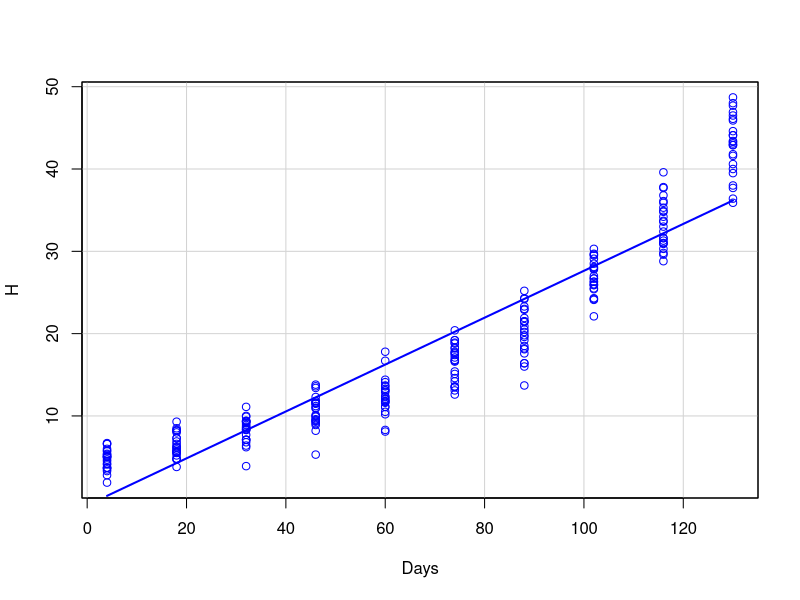
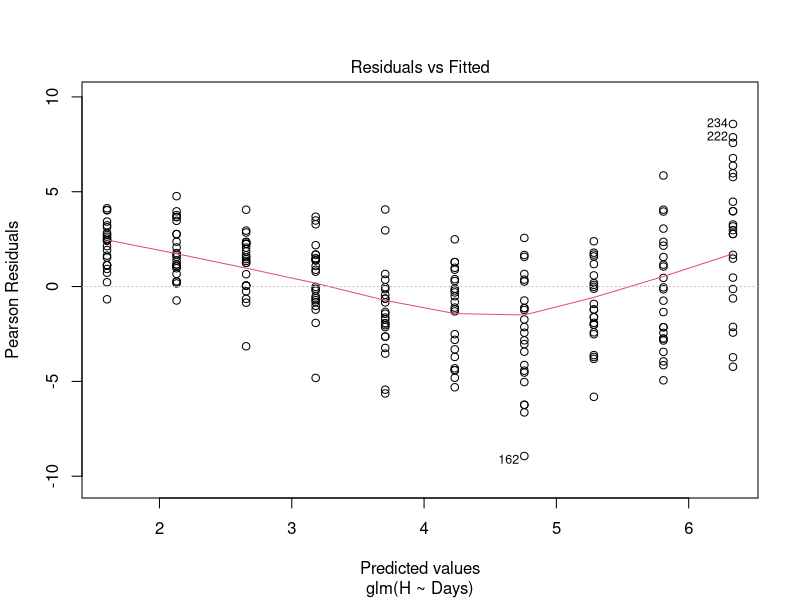
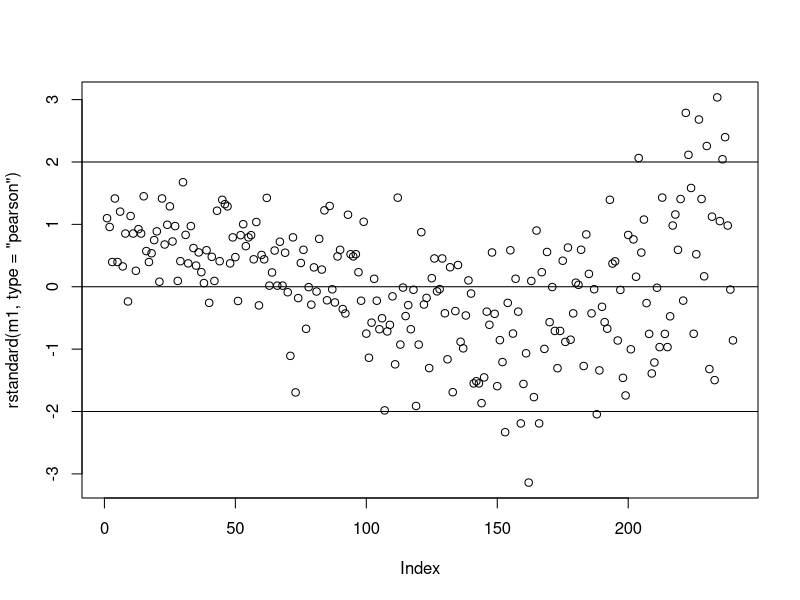
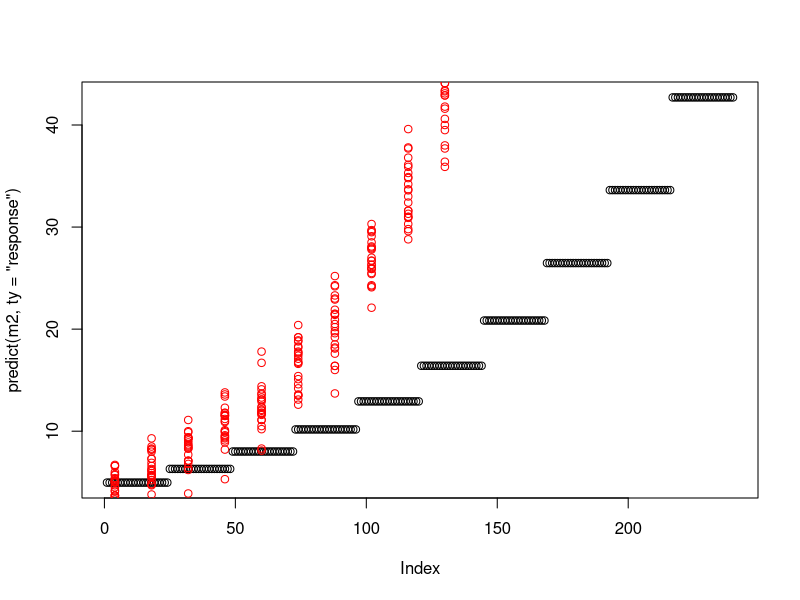
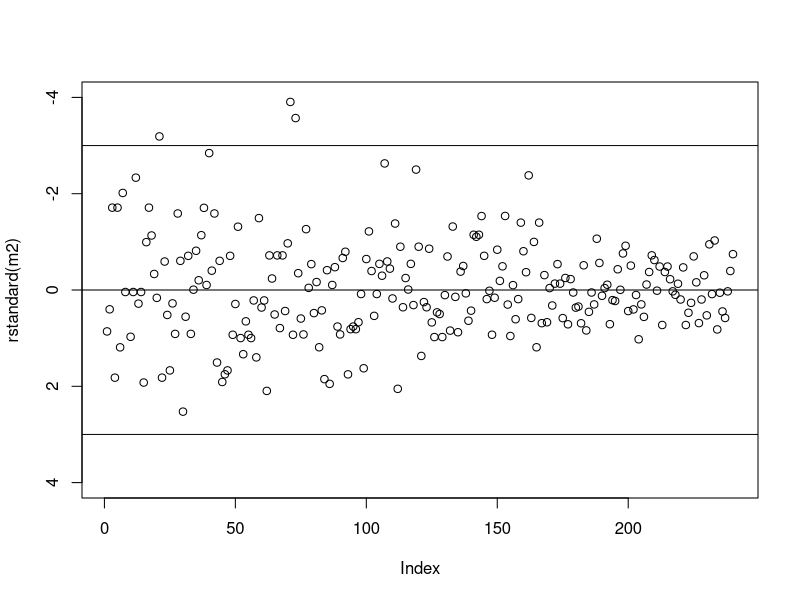
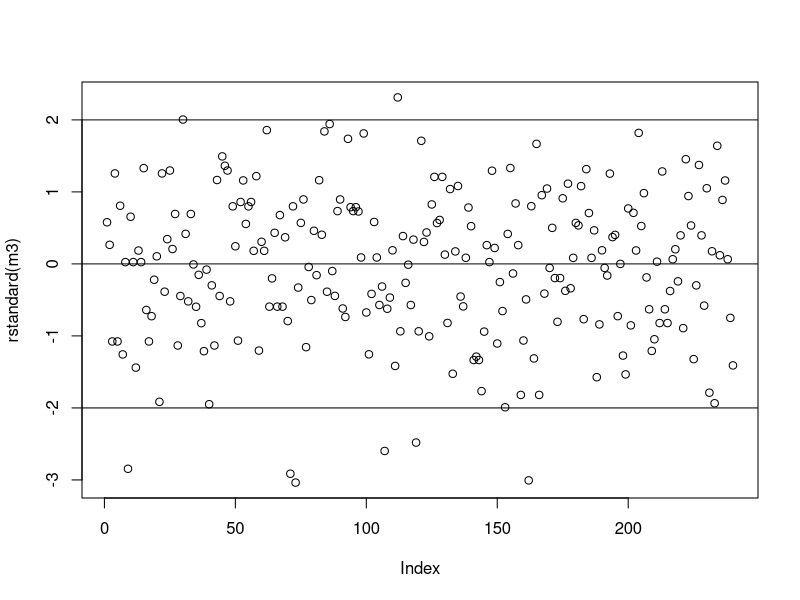
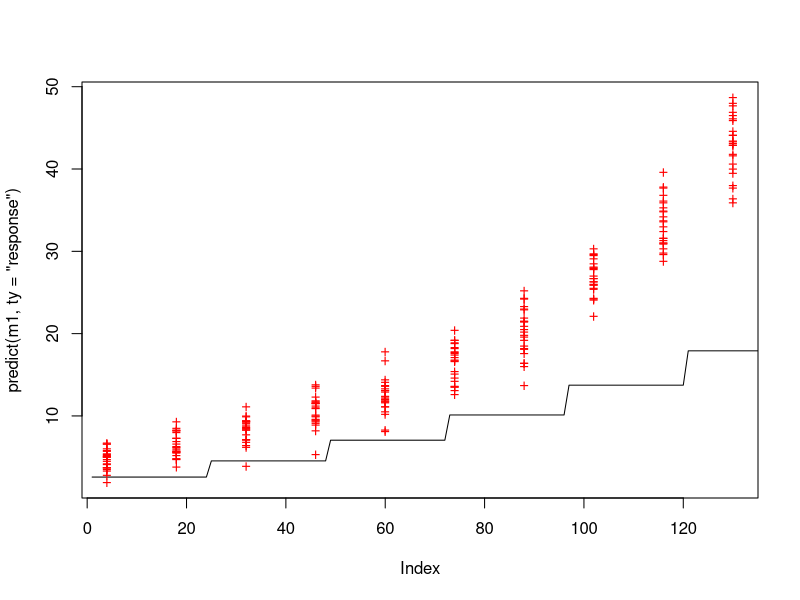
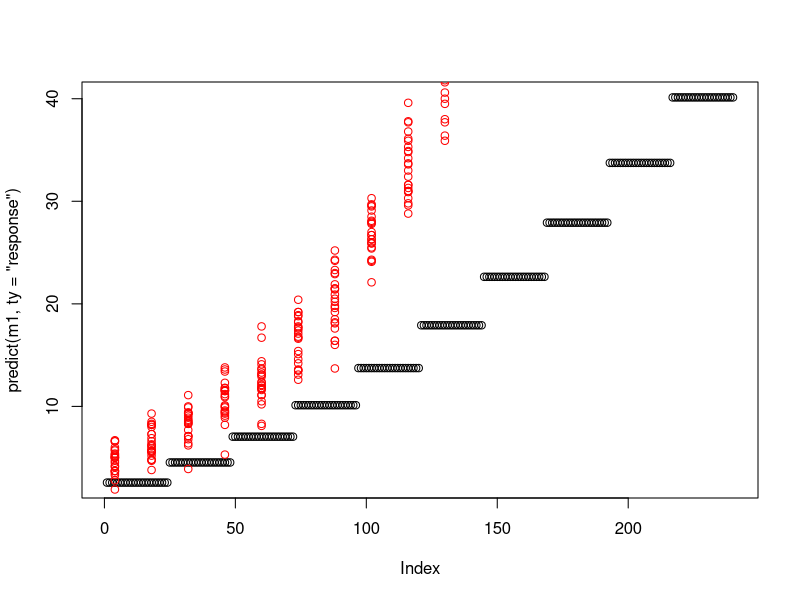

The R source for these figures, in order:
setwd("~/Downloads/pie2/desembre/")
library(car)
library(nlme)
dd <- read.csv2("ah.csv")

head(dd)
sp(H~Days, boxplot=F, smooth=F, data=dd)

# ------------------------
# Gaussian (Normal) amb link = sqrt
# ------------------------

# Ap. 1
summary(m1 <- glm(H~Days,
                  family=gaussian(link="sqrt"),
                  data=dd))

# Ap. 2
plot(m1, which=1)
plot(rstandard(m1, type="pearson"))
abline(h=c(-2,0,2))
which(abs(rstandard(m1)) > 2)

# Ap. 3
FDays <- as.factor(dd$Days)
m1f <- glm(H ~ Days + FDays,
           family = gaussian(link="sqrt"),
           data = dd)

print(anova(m1, m1f, test="F"))
print(anova(m1f, test="F"))

# Ap. 4
print(leveneTest(resid(m1, type="pearson")~FDays))

# Ap. 5
customDays <- data.frame(Days=c(0, 105, 150))
pred <- predict(m1, customDays, se.fit = T, type="response")
print(cbind(mu = pred$fit,
            se = pred$se.fit))

# ------------------------
# Gamma amb link = log
# ------------------------

# Ap. 1
summary(m2 <- glm(H ~ Days,
          family=Gamma(link="log"),
          data=dd))

plot(predict(m2, ty="response"))
with(dd, points(Days, H, col="red"))

# Ap. 2
plot(rstandard(m2), ylim = c(4,-4))
abline(h=c(-3,0,3))
which(abs(rstandard(m2)) > 3)

# Ap. 3
FDays <- as.factor(dd$Days)
m2f <-glm(H ~ Days + FDays,
          family=Gamma(link="log"),
          data=dd)

anova(m2, m2f, test="F")

# Ap. 4
print(leveneTest(resid(m2, type="pearson")~FDays))

# Ap. 5
customDays <- data.frame(Days=c(0, 105, 150))
pred <- predict(m2, customDays, se.fit = T, type="response")
print(cbind(mu = pred$fit,
            se = pred$se.fit,
            sd = summary(m2)$sigma))

# ------------------------
# Response with variance function = mu and link = log
# ------------------------

# Ap. 1
summary(m3 <- glm(H ~ Days,
                  family=quasi(variance="mu",link="log"),
                  data=dd))

# Ap. 2
plot(rstandard(m3))
abline(h=c(-2,0,2))
which(abs(rstandard(m3)) > 2)

# Ap. 3

# Ap. 4

# Ap. 5
customDays <- data.frame(Days=c(0, 105, 150))
print(summary(m2)$sigma)
pred <- predict(m2, customDays, se.fit = T, type="response")
print(cbind(mu = pred$fit,
            se = pred$se.fit,
            sd = summary(m2)$sigma))



with(dd, plot(predict(m1,ty="response"), ty="l",
              xlim=c(min(Days),max(Days)),
              ylim=c(min(H), max(H))))

with(dd,points(Days,H,col="red",pch="+"))

plot(predict(m1, ty="response"))
with(dd, points(Days, H, col="red"))
